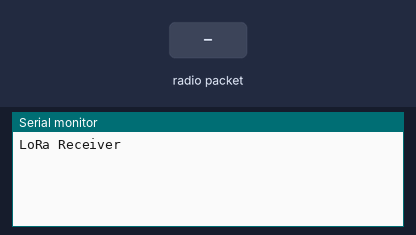
A sketch run on a simulated Arduino Uno, built with avr-gcc and run on an emulated ATmega328P. Shown: the last lines printed to the serial monitor. Inputs (shaded band) come from the test bench. No radio packets arrive unless stated.

Above: at 1.2 s.
1.3 s: radio packet "1" arrives
At 1.6 s:
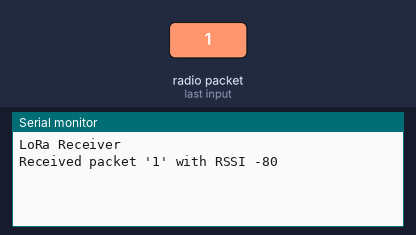
2.8 s: radio packet "0" arrives
At 4.0 s:
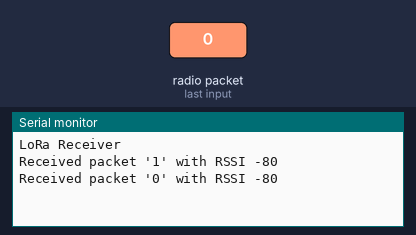
4.3 s: radio packet "2" arrives
At 5.1 s:
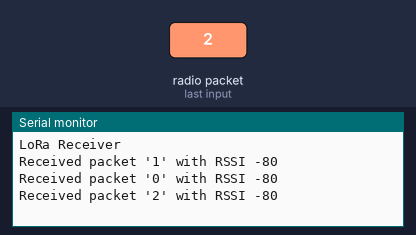

The sketch:

gateway.ino
```cpp
//Adapted from https://github.com/sandeepmistry/arduino-LoRa/blob/master/examples/LoRaReceiver/LoRaReceiver.ino
//Using the Arduino LoRa library from https://github.com/sandeepmistry/arduino-LoRa

#include <SPI.h>
#include <LoRa.h>

void setup() {
  Serial.begin(9600);
  while (!Serial);

  Serial.println("LoRa Receiver");

  if (!LoRa.begin(865E6)) {
    Serial.println("Starting LoRa failed!");
    while (1);
  }
}

void loop() {
  // try to parse packet
  int packetSize = LoRa.parsePacket();
  if (packetSize) {
    // received a packet
    Serial.print("Received packet '");

    // read packet
    while (LoRa.available()) {
      Serial.print((char)LoRa.read());
    }

    // print RSSI of packet
    Serial.print("' with RSSI ");
    Serial.println(LoRa.packetRssi());
  }
}
```

Measured:
- after the input at 1.3 s, the serial monitor: prints a new line at once (image 1)
- after the input at 2.8 s, the serial monitor: prints a new line at once (image 2)
- after the input at 4.3 s, the serial monitor: prints a new line at once (image 3)
